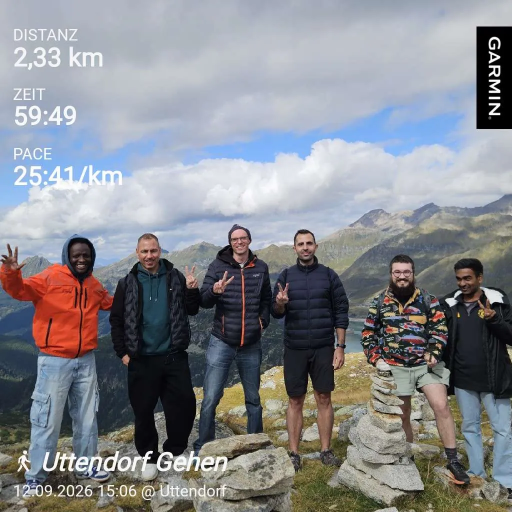
#> input picture title_pic/GarminConnect_20260912-170845.jpg.webp, 1024 x 1024 px (shown at 1/2 size)
$ python -i ingest_images.py   (imports and definitions only)
#> lines starting #> are read from the running program, lines starting #| are printed output that depends on the picture
#> further down, picture is the input picture: PIL image 1024x1024 RGB; mean R, G, B 133.9, 135.9, 141.1
#!/usr/bin/env python3
"""
ingest_images.py — normalise any photo into the one geometry model the app understands.

We shoot three different things and they must all end up describable the same way:

  regular iPhone photo   ~68° horizontal, flat perspective   ->  projection "flat"
  iPhone sweep panorama  ~120-220° horizontal, cylindrical   ->  projection "cylindrical"
  Insta360 .insp         360° x 180°, equirectangular        ->  projection "equirect"

The unifying idea: every image is a WINDOW ONTO A SPHERE with a known horizontal field
of view. Once we know `projection` and `hfov_deg`, the viewer can convert a pan offset
into a bearing, and the audio engine needs no knowledge of which camera took the shot.
A regular photo simply has a small window you can pan a little way inside; a 360 has a
window you can pan all the way around. Same code path, one number different.

    python ingest_images.py --catalog                      # survey everything first
    python ingest_images.py --pick IMG_8800.HEIC --scene poi-2

Detection order, most reliable first:
  1. GPano XMP metadata (written by 360 cameras and by some panorama apps) — exact geometry.
  2. .insp / .insv extension, or a 2:1 aspect ratio at 360-camera resolution — equirectangular.
  3. EXIF FocalLengthIn35mmFilm — exact for a normal photo AND for a sweep panorama, where
     the lens's long-edge angle is the VERTICAL extent and hfov = vfov x aspect ratio.
  4. Aspect ratio heuristics — last resort, and it says so in the output.

EXIF also gives us, for free:
  - GPSImgDirection — the compass bearing the camera was pointing, which is precisely
    what north_offset_deg means. Azimuths become real bearings instead of being
    relative to the image centre.
  - GPSLatitude/Longitude/Altitude — position and metres above sea level, so shots can
    be grouped into points of interest (--catalog) and the altitude can drive the mix.

Needs: pillow, pillow-heif (for HEIC). numpy only for the fisheye check.
"""

import argparse, json, math, re, sys, time
from pathlib import Path

import numpy as np
from PIL import Image, ExifTags

# [6 lines not run here, left out]

REPO = Path(__file__).resolve().parents[3]
# Prefer the stitched 360 exports; raw .insp files are dual fisheye and get rejected.
DEFAULT_IN = (REPO / "resources" / "panoramas360_static"
              if (REPO / "resources" / "panoramas360_static").is_dir()
              else REPO / "resources" / "photos")
DEFAULT_OUT = REPO / "scenes"

# Web delivery caps. A 7000 px JPEG is 5 MB and nobody can see the difference while
# panning; these keep a scene under ~2 MB of imagery.
MAX_WIDTH = {"equirect": 6144, "cylindrical": 4800, "flat": 2400}
JPEG_QUALITY = 84
SENSOR_MM = 36.0  # 35 mm equivalent frame width


# [140 lines left out: functions _refresh_index, slug, category_dir, find_scene_dir, rel, read_gpano and 2 more, not called in this run]


def looks_like_dual_fisheye(img):
    """
    Some 360 cameras hand you two circular fisheye images side by side instead of a
    stitched equirectangular frame — same 2:1 aspect, completely different geometry, and
    feeding one to the pipeline as if it were equirectangular produces nonsense geometry.

    Circular images leave the four corners black. An equirectangular frame cannot: its top
    row is the zenith and its bottom row the nadir, both stretched all the way across, so
    the corners carry sky and ground. Corners alone are therefore a strong discriminator —
    we take the median so one bright lens flare can't outvote the rest.
    """
    a = np.asarray(img.convert("L").resize((256, 128)), dtype=np.float32)
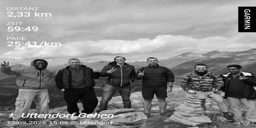
#> a: shape (128, 256) float32; min 0, max 255, mean 135.9
    h, w = a.shape
#> h = 128; w = 256
    patch = 16
    corners = [a[:patch, :patch], a[:patch, w - patch:],
               a[h - patch:, :patch], a[h - patch:, w - patch:]]
    corner_med = float(np.median([c.mean() for c in corners]))
#> corner_med = 118.7

    # Second signal: in a side-by-side fisheye the seam between the two circles is dark
    # top and bottom. NOTE the x coordinate is the image midpoint (w // 2), not h // 2 —
    # getting that wrong samples bright sky inside the left circle and the check fails.
    mid = w // 2
#> mid = 128
    seam = [a[:patch, mid - patch // 2:mid + patch // 2],
            a[h - patch:, mid - patch // 2:mid + patch // 2]]
    seam_med = float(np.median([c.mean() for c in seam]))
#> seam_med = 154.2

    return corner_med < 30.0 and seam_med < 60.0


# ---------------------------------------------------------------- geometry
# [392 lines left out: functions classify, haversine_m, cluster_by_location, convert, main, build_scene, not called in this run]


# [2 lines not run here, left out]

>>> from PIL import Image
>>> picture = Image.open('../title_pic/GarminConnect_20260912-170845.jpg.webp')
>>> result = looks_like_dual_fisheye(picture)
#> result = False
